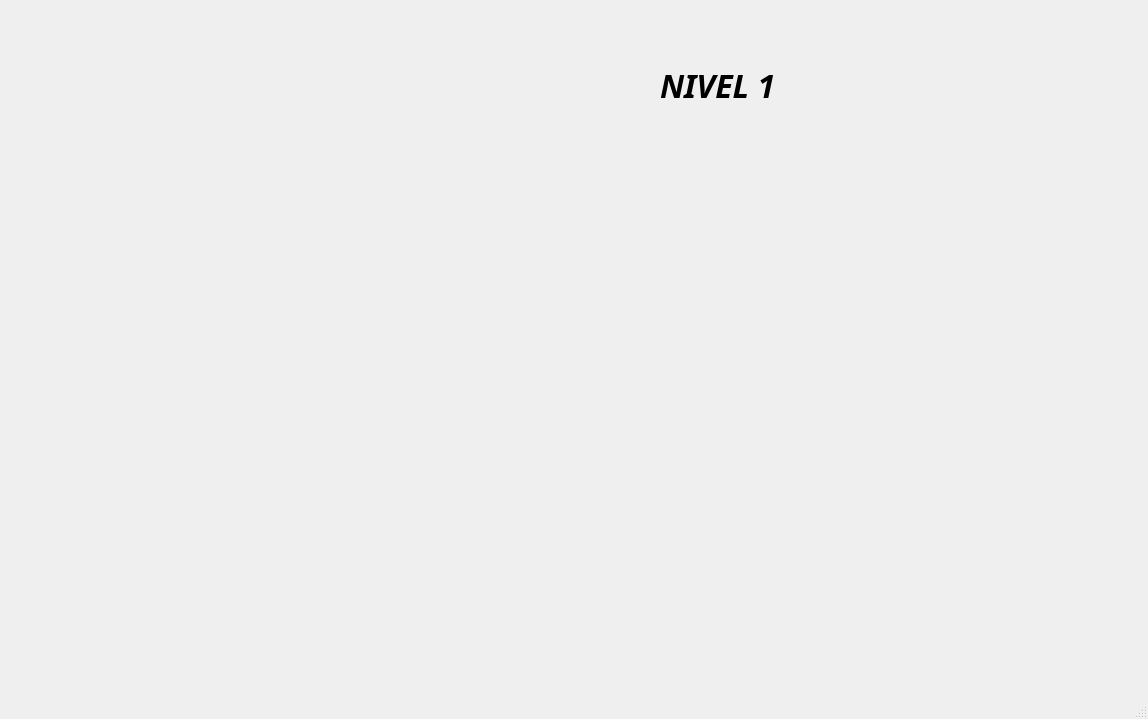
<?xml version="1.0" encoding="UTF-8"?>
<ui version="4.0">
 <class>Seleccion</class>
 <widget class="QMainWindow" name="Seleccion">
  <property name="geometry">
   <rect>
    <x>0</x>
    <y>0</y>
    <width>1148</width>
    <height>719</height>
   </rect>
  </property>
  <property name="windowTitle">
   <string>MainWindow</string>
  </property>
  <property name="iconSize">
   <size>
    <width>80</width>
    <height>80</height>
   </size>
  </property>
  <property name="toolButtonStyle">
   <enum>Qt::ToolButtonIconOnly</enum>
  </property>
  <widget class="QWidget" name="centralwidget">
   <widget class="QPushButton" name="mario">
    <property name="geometry">
     <rect>
      <x>30</x>
      <y>70</y>
      <width>80</width>
      <height>80</height>
     </rect>
    </property>
    <property name="text">
     <string/>
    </property>
    <property name="icon">
     <iconset resource="imagenes.qrc">
      <normaloff>:/Imagenes/Personajes/Mario.png</normaloff>:/Imagenes/Personajes/Mario.png</iconset>
    </property>
    <property name="iconSize">
     <size>
      <width>80</width>
      <height>80</height>
     </size>
    </property>
    <property name="flat">
     <bool>true</bool>
    </property>
   </widget>
   <widget class="QPushButton" name="luigi">
    <property name="geometry">
     <rect>
      <x>130</x>
      <y>70</y>
      <width>80</width>
      <height>80</height>
     </rect>
    </property>
    <property name="text">
     <string/>
    </property>
    <property name="icon">
     <iconset resource="imagenes.qrc">
      <normaloff>:/Imagenes/Personajes/luigi.png</normaloff>:/Imagenes/Personajes/luigi.png</iconset>
    </property>
    <property name="iconSize">
     <size>
      <width>80</width>
      <height>80</height>
     </size>
    </property>
    <property name="flat">
     <bool>true</bool>
    </property>
   </widget>
   <widget class="QPushButton" name="yoshi">
    <property name="geometry">
     <rect>
      <x>230</x>
      <y>70</y>
      <width>80</width>
      <height>80</height>
     </rect>
    </property>
    <property name="text">
     <string/>
    </property>
    <property name="icon">
     <iconset resource="imagenes.qrc">
      <normaloff>:/Imagenes/Personajes/yoshi.png</normaloff>:/Imagenes/Personajes/yoshi.png</iconset>
    </property>
    <property name="iconSize">
     <size>
      <width>80</width>
      <height>80</height>
     </size>
    </property>
    <property name="flat">
     <bool>true</bool>
    </property>
   </widget>
   <widget class="QPushButton" name="donkey">
    <property name="geometry">
     <rect>
      <x>330</x>
      <y>70</y>
      <width>80</width>
      <height>71</height>
     </rect>
    </property>
    <property name="text">
     <string/>
    </property>
    <property name="icon">
     <iconset resource="imagenes.qrc">
      <normaloff>:/Imagenes/Personajes/donkey.png</normaloff>:/Imagenes/Personajes/donkey.png</iconset>
    </property>
    <property name="iconSize">
     <size>
      <width>80</width>
      <height>80</height>
     </size>
    </property>
    <property name="checkable">
     <bool>false</bool>
    </property>
    <property name="autoDefault">
     <bool>false</bool>
    </property>
    <property name="flat">
     <bool>true</bool>
    </property>
   </widget>
   <widget class="QPushButton" name="peach">
    <property name="geometry">
     <rect>
      <x>30</x>
      <y>170</y>
      <width>80</width>
      <height>80</height>
     </rect>
    </property>
    <property name="text">
     <string/>
    </property>
    <property name="icon">
     <iconset resource="imagenes.qrc">
      <normaloff>:/Imagenes/Personajes/peach.png</normaloff>:/Imagenes/Personajes/peach.png</iconset>
    </property>
    <property name="iconSize">
     <size>
      <width>80</width>
      <height>80</height>
     </size>
    </property>
    <property name="flat">
     <bool>true</bool>
    </property>
   </widget>
   <widget class="QPushButton" name="daisy">
    <property name="geometry">
     <rect>
      <x>130</x>
      <y>170</y>
      <width>80</width>
      <height>80</height>
     </rect>
    </property>
    <property name="text">
     <string/>
    </property>
    <property name="icon">
     <iconset resource="imagenes.qrc">
      <normaloff>:/Imagenes/Personajes/daisy.png</normaloff>:/Imagenes/Personajes/daisy.png</iconset>
    </property>
    <property name="iconSize">
     <size>
      <width>80</width>
      <height>80</height>
     </size>
    </property>
    <property name="flat">
     <bool>true</bool>
    </property>
   </widget>
   <widget class="QPushButton" name="bowser">
    <property name="geometry">
     <rect>
      <x>230</x>
      <y>170</y>
      <width>80</width>
      <height>80</height>
     </rect>
    </property>
    <property name="text">
     <string/>
    </property>
    <property name="icon">
     <iconset resource="imagenes.qrc">
      <normaloff>:/Imagenes/Personajes/bowser.png</normaloff>:/Imagenes/Personajes/bowser.png</iconset>
    </property>
    <property name="iconSize">
     <size>
      <width>80</width>
      <height>80</height>
     </size>
    </property>
    <property name="flat">
     <bool>true</bool>
    </property>
   </widget>
   <widget class="QPushButton" name="toad">
    <property name="geometry">
     <rect>
      <x>330</x>
      <y>170</y>
      <width>80</width>
      <height>80</height>
     </rect>
    </property>
    <property name="text">
     <string/>
    </property>
    <property name="icon">
     <iconset resource="imagenes.qrc">
      <normaloff>:/Imagenes/Personajes/toad.png</normaloff>:/Imagenes/Personajes/toad.png</iconset>
    </property>
    <property name="iconSize">
     <size>
      <width>80</width>
      <height>80</height>
     </size>
    </property>
    <property name="flat">
     <bool>true</bool>
    </property>
   </widget>
   <widget class="QPushButton" name="koopa">
    <property name="geometry">
     <rect>
      <x>30</x>
      <y>270</y>
      <width>80</width>
      <height>80</height>
     </rect>
    </property>
    <property name="text">
     <string/>
    </property>
    <property name="icon">
     <iconset resource="imagenes.qrc">
      <normaloff>:/Imagenes/Personajes/carrosprites.png</normaloff>:/Imagenes/Personajes/carrosprites.png</iconset>
    </property>
    <property name="iconSize">
     <size>
      <width>80</width>
      <height>80</height>
     </size>
    </property>
    <property name="flat">
     <bool>true</bool>
    </property>
   </widget>
   <widget class="QPushButton" name="boo">
    <property name="geometry">
     <rect>
      <x>130</x>
      <y>270</y>
      <width>80</width>
      <height>80</height>
     </rect>
    </property>
    <property name="text">
     <string/>
    </property>
    <property name="icon">
     <iconset resource="imagenes.qrc">
      <normaloff>:/Imagenes/Personajes/boo.png</normaloff>:/Imagenes/Personajes/boo.png</iconset>
    </property>
    <property name="iconSize">
     <size>
      <width>80</width>
      <height>80</height>
     </size>
    </property>
    <property name="flat">
     <bool>true</bool>
    </property>
   </widget>
   <widget class="QPushButton" name="paleta">
    <property name="geometry">
     <rect>
      <x>230</x>
      <y>270</y>
      <width>80</width>
      <height>80</height>
     </rect>
    </property>
    <property name="text">
     <string/>
    </property>
    <property name="icon">
     <iconset resource="imagenes.qrc">
      <normaloff>:/Imagenes/Personajes/paleta.png</normaloff>:/Imagenes/Personajes/paleta.png</iconset>
    </property>
    <property name="iconSize">
     <size>
      <width>80</width>
      <height>80</height>
     </size>
    </property>
    <property name="flat">
     <bool>true</bool>
    </property>
   </widget>
   <widget class="QPushButton" name="darkmario">
    <property name="geometry">
     <rect>
      <x>330</x>
      <y>270</y>
      <width>80</width>
      <height>80</height>
     </rect>
    </property>
    <property name="text">
     <string/>
    </property>
    <property name="icon">
     <iconset resource="imagenes.qrc">
      <normaloff>:/Imagenes/Personajes/darkmario.png</normaloff>:/Imagenes/Personajes/darkmario.png</iconset>
    </property>
    <property name="iconSize">
     <size>
      <width>80</width>
      <height>80</height>
     </size>
    </property>
    <property name="flat">
     <bool>true</bool>
    </property>
   </widget>
   <widget class="QPushButton" name="babymario">
    <property name="geometry">
     <rect>
      <x>30</x>
      <y>370</y>
      <width>80</width>
      <height>80</height>
     </rect>
    </property>
    <property name="text">
     <string/>
    </property>
    <property name="icon">
     <iconset resource="imagenes.qrc">
      <normaloff>:/Imagenes/Personajes/litlemario.png</normaloff>:/Imagenes/Personajes/litlemario.png</iconset>
    </property>
    <property name="iconSize">
     <size>
      <width>80</width>
      <height>80</height>
     </size>
    </property>
    <property name="flat">
     <bool>true</bool>
    </property>
   </widget>
   <widget class="QPushButton" name="babyluigi">
    <property name="geometry">
     <rect>
      <x>130</x>
      <y>370</y>
      <width>80</width>
      <height>80</height>
     </rect>
    </property>
    <property name="text">
     <string/>
    </property>
    <property name="icon">
     <iconset resource="imagenes.qrc">
      <normaloff>:/Imagenes/Personajes/litleluigi.png</normaloff>:/Imagenes/Personajes/litleluigi.png</iconset>
    </property>
    <property name="iconSize">
     <size>
      <width>80</width>
      <height>80</height>
     </size>
    </property>
    <property name="flat">
     <bool>true</bool>
    </property>
   </widget>
   <widget class="QPushButton" name="babybowser">
    <property name="geometry">
     <rect>
      <x>230</x>
      <y>370</y>
      <width>80</width>
      <height>80</height>
     </rect>
    </property>
    <property name="text">
     <string/>
    </property>
    <property name="icon">
     <iconset resource="imagenes.qrc">
      <normaloff>:/Imagenes/Personajes/litlebowser.png</normaloff>:/Imagenes/Personajes/litlebowser.png</iconset>
    </property>
    <property name="iconSize">
     <size>
      <width>80</width>
      <height>80</height>
     </size>
    </property>
    <property name="flat">
     <bool>true</bool>
    </property>
   </widget>
   <widget class="QPushButton" name="wario">
    <property name="geometry">
     <rect>
      <x>330</x>
      <y>370</y>
      <width>80</width>
      <height>80</height>
     </rect>
    </property>
    <property name="text">
     <string/>
    </property>
    <property name="icon">
     <iconset resource="imagenes.qrc">
      <normaloff>:/Imagenes/Personajes/wario.png</normaloff>:/Imagenes/Personajes/wario.png</iconset>
    </property>
    <property name="iconSize">
     <size>
      <width>80</width>
      <height>80</height>
     </size>
    </property>
    <property name="flat">
     <bool>true</bool>
    </property>
   </widget>
   <widget class="QPushButton" name="waluigi">
    <property name="geometry">
     <rect>
      <x>30</x>
      <y>470</y>
      <width>80</width>
      <height>80</height>
     </rect>
    </property>
    <property name="text">
     <string/>
    </property>
    <property name="icon">
     <iconset resource="imagenes.qrc">
      <normaloff>:/Imagenes/Personajes/waluigi.png</normaloff>:/Imagenes/Personajes/waluigi.png</iconset>
    </property>
    <property name="iconSize">
     <size>
      <width>80</width>
      <height>80</height>
     </size>
    </property>
    <property name="flat">
     <bool>true</bool>
    </property>
   </widget>
   <widget class="QPushButton" name="darkbowser">
    <property name="geometry">
     <rect>
      <x>130</x>
      <y>470</y>
      <width>80</width>
      <height>80</height>
     </rect>
    </property>
    <property name="text">
     <string/>
    </property>
    <property name="icon">
     <iconset resource="imagenes.qrc">
      <normaloff>:/Imagenes/Personajes/bowser2.png</normaloff>:/Imagenes/Personajes/bowser2.png</iconset>
    </property>
    <property name="iconSize">
     <size>
      <width>80</width>
      <height>80</height>
     </size>
    </property>
    <property name="flat">
     <bool>true</bool>
    </property>
   </widget>
   <widget class="QPushButton" name="gaytoad">
    <property name="geometry">
     <rect>
      <x>230</x>
      <y>470</y>
      <width>80</width>
      <height>80</height>
     </rect>
    </property>
    <property name="text">
     <string/>
    </property>
    <property name="icon">
     <iconset resource="imagenes.qrc">
      <normaloff>:/Imagenes/Personajes/gaytoad.png</normaloff>:/Imagenes/Personajes/gaytoad.png</iconset>
    </property>
    <property name="iconSize">
     <size>
      <width>80</width>
      <height>80</height>
     </size>
    </property>
    <property name="flat">
     <bool>true</bool>
    </property>
   </widget>
   <widget class="QPushButton" name="koopa4">
    <property name="geometry">
     <rect>
      <x>230</x>
      <y>570</y>
      <width>80</width>
      <height>80</height>
     </rect>
    </property>
    <property name="text">
     <string/>
    </property>
    <property name="icon">
     <iconset resource="imagenes.qrc">
      <normaloff>:/Imagenes/Personajes/koopa4.png</normaloff>:/Imagenes/Personajes/koopa4.png</iconset>
    </property>
    <property name="iconSize">
     <size>
      <width>80</width>
      <height>80</height>
     </size>
    </property>
    <property name="flat">
     <bool>true</bool>
    </property>
   </widget>
   <widget class="QPushButton" name="simio">
    <property name="geometry">
     <rect>
      <x>330</x>
      <y>570</y>
      <width>80</width>
      <height>80</height>
     </rect>
    </property>
    <property name="text">
     <string/>
    </property>
    <property name="icon">
     <iconset resource="imagenes.qrc">
      <normaloff>:/Imagenes/Personajes/simio.png</normaloff>:/Imagenes/Personajes/simio.png</iconset>
    </property>
    <property name="iconSize">
     <size>
      <width>80</width>
      <height>80</height>
     </size>
    </property>
    <property name="flat">
     <bool>true</bool>
    </property>
   </widget>
   <widget class="QPushButton" name="koopa2">
    <property name="geometry">
     <rect>
      <x>30</x>
      <y>570</y>
      <width>80</width>
      <height>80</height>
     </rect>
    </property>
    <property name="text">
     <string/>
    </property>
    <property name="icon">
     <iconset resource="imagenes.qrc">
      <normaloff>:/Imagenes/Personajes/koopa2.png</normaloff>:/Imagenes/Personajes/koopa2.png</iconset>
    </property>
    <property name="iconSize">
     <size>
      <width>80</width>
      <height>80</height>
     </size>
    </property>
    <property name="flat">
     <bool>true</bool>
    </property>
   </widget>
   <widget class="QPushButton" name="koopa3">
    <property name="geometry">
     <rect>
      <x>130</x>
      <y>570</y>
      <width>80</width>
      <height>80</height>
     </rect>
    </property>
    <property name="text">
     <string/>
    </property>
    <property name="icon">
     <iconset resource="imagenes.qrc">
      <normaloff>:/Imagenes/Personajes/koopa3.png</normaloff>:/Imagenes/Personajes/koopa3.png</iconset>
    </property>
    <property name="iconSize">
     <size>
      <width>80</width>
      <height>80</height>
     </size>
    </property>
    <property name="flat">
     <bool>true</bool>
    </property>
   </widget>
   <widget class="QPushButton" name="gaykoopa">
    <property name="geometry">
     <rect>
      <x>330</x>
      <y>470</y>
      <width>80</width>
      <height>80</height>
     </rect>
    </property>
    <property name="text">
     <string/>
    </property>
    <property name="icon">
     <iconset resource="imagenes.qrc">
      <normaloff>:/Imagenes/Personajes/gaykoopa.png</normaloff>:/Imagenes/Personajes/gaykoopa.png</iconset>
    </property>
    <property name="iconSize">
     <size>
      <width>80</width>
      <height>80</height>
     </size>
    </property>
    <property name="flat">
     <bool>true</bool>
    </property>
   </widget>
   <widget class="QLabel" name="label">
    <property name="geometry">
     <rect>
      <x>0</x>
      <y>-62</y>
      <width>1140</width>
      <height>781</height>
     </rect>
    </property>
    <property name="text">
     <string/>
    </property>
    <property name="pixmap">
     <pixmap resource="imagenes.qrc">:/Imagenes/fondopink.jpg</pixmap>
    </property>
   </widget>
   <widget class="QLabel" name="label_2">
    <property name="geometry">
     <rect>
      <x>0</x>
      <y>10</y>
      <width>521</width>
      <height>51</height>
     </rect>
    </property>
    <property name="text">
     <string/>
    </property>
    <property name="pixmap">
     <pixmap resource="imagenes.qrc">:/Imagenes/example .png</pixmap>
    </property>
   </widget>
   <widget class="QPushButton" name="pushButton">
    <property name="geometry">
     <rect>
      <x>650</x>
      <y>120</y>
      <width>251</width>
      <height>131</height>
     </rect>
    </property>
    <property name="text">
     <string/>
    </property>
    <property name="icon">
     <iconset resource="imagenes.qrc">
      <normaloff>:/Imagenes/fondo1.png</normaloff>:/Imagenes/fondo1.png</iconset>
    </property>
    <property name="iconSize">
     <size>
      <width>251</width>
      <height>131</height>
     </size>
    </property>
    <property name="autoDefault">
     <bool>false</bool>
    </property>
    <property name="flat">
     <bool>true</bool>
    </property>
   </widget>
   <widget class="QLabel" name="label_3">
    <property name="geometry">
     <rect>
      <x>660</x>
      <y>70</y>
      <width>161</width>
      <height>31</height>
     </rect>
    </property>
    <property name="font">
     <font>
      <family>Ubuntu Condensed</family>
      <pointsize>24</pointsize>
      <weight>75</weight>
      <italic>true</italic>
      <bold>true</bold>
     </font>
    </property>
    <property name="text">
     <string>NIVEL 1</string>
    </property>
    <property name="scaledContents">
     <bool>false</bool>
    </property>
   </widget>
   <zorder>label</zorder>
   <zorder>mario</zorder>
   <zorder>luigi</zorder>
   <zorder>yoshi</zorder>
   <zorder>donkey</zorder>
   <zorder>peach</zorder>
   <zorder>daisy</zorder>
   <zorder>bowser</zorder>
   <zorder>toad</zorder>
   <zorder>koopa</zorder>
   <zorder>boo</zorder>
   <zorder>paleta</zorder>
   <zorder>darkmario</zorder>
   <zorder>babymario</zorder>
   <zorder>babyluigi</zorder>
   <zorder>babybowser</zorder>
   <zorder>wario</zorder>
   <zorder>waluigi</zorder>
   <zorder>darkbowser</zorder>
   <zorder>gaytoad</zorder>
   <zorder>koopa4</zorder>
   <zorder>simio</zorder>
   <zorder>koopa2</zorder>
   <zorder>koopa3</zorder>
   <zorder>gaykoopa</zorder>
   <zorder>label_2</zorder>
   <zorder>pushButton</zorder>
   <zorder>label_3</zorder>
  </widget>
  <widget class="QMenuBar" name="menubar">
   <property name="geometry">
    <rect>
     <x>0</x>
     <y>0</y>
     <width>1148</width>
     <height>22</height>
    </rect>
   </property>
  </widget>
  <widget class="QStatusBar" name="statusbar"/>
 </widget>
 <resources>
  <include location="imagenes.qrc"/>
 </resources>
 <connections/>
</ui>
